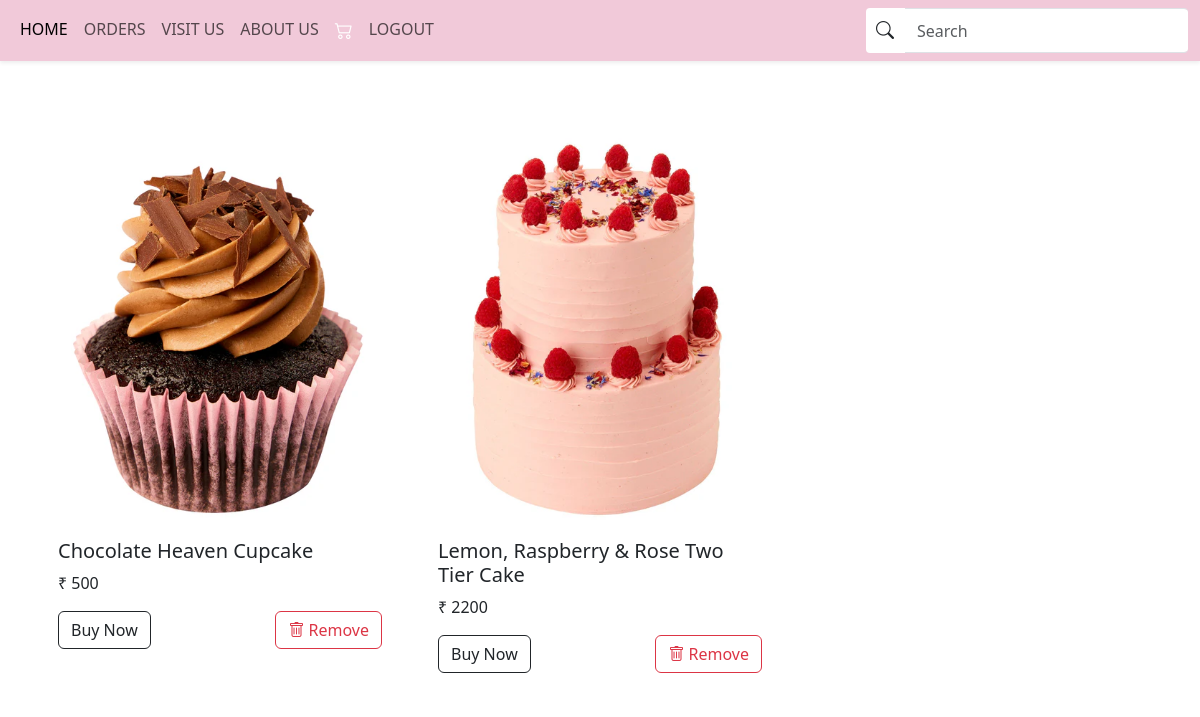
Page /cart_display (signed in) on the earlier database version.
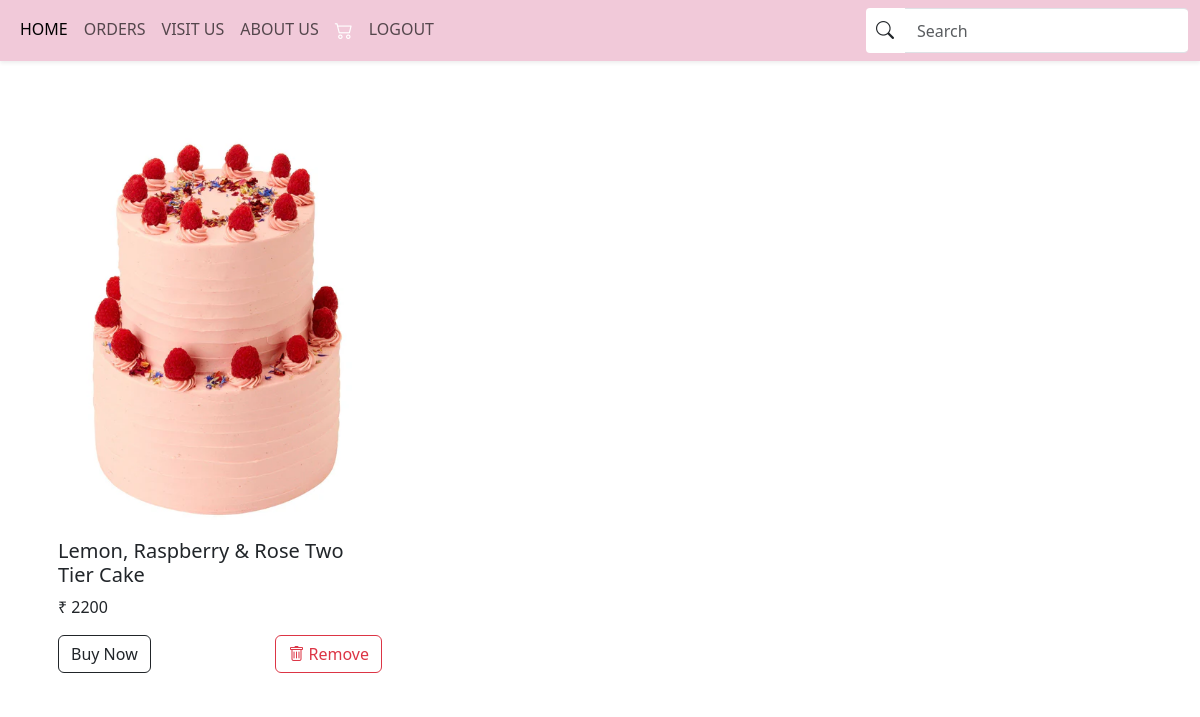
Same page on the later database version.
### app/models.py (models this page shows, shortened)
class Cart(models.Model):
    user=models.ForeignKey(User,on_delete=models.CASCADE)
    cake=models.ForeignKey(Cake,on_delete=models.CASCADE)

class Cake(models.Model):
    name=models.CharField(max_length=100)
    price=models.IntegerField()
    img=models.FileField()
    quantity=models.TextField()
    colour=models.TextField()
    category=models.ForeignKey(Category,on_delete=models.CASCADE)
    description=models.TextField()

### app/views.py (the view)
# urls.py: path('cart_display',views.cart_display),
def cart_display(req):
    user=User.objects.get(username=req.session['user'])
    data=Cart.objects.filter(user=user)
    return render(req,'user/cart_display.html',{'data':data})

### templates/user/cart_display.html (shortened to what this page needs)
<!DOCTYPE html>
<html lang="en">
<head>
    <link rel="stylesheet" href="https://cdn.jsdelivr.net/npm/bootstrap-icons@1.11.3/font/bootstrap-icons.min.css">
    <link href="https://cdn.jsdelivr.net/npm/bootstrap@5.3.3/dist/css/bootstrap.min.css" rel="stylesheet">
</head>
<body>
    <nav class="navbar navbar-expand-sm navbar-light shadow-sm" style="background-color:#f1c9d9 ;" >
        <div class="container-fluid">
            <div class="collapse navbar-collapse" id="navbarNav">
                <ul class="navbar-nav me-auto mb-2 mb-sm-0">
                    <li class="nav-item">
                        <a class="nav-link active" aria-current="page" href="javascript:void(0)">HOME</a>
                    </li>
                    <li class="nav-item">
                      <a class="nav-link" href="user_view_bookings">ORDERS</a>
                    </li>
                    <li class="nav-item">
                        <a class="nav-link" href="">VISIT US</a>
                    </li>
                    <li class="nav-item">
                        <a class="nav-link" href="about_us">ABOUT US</a>
                    </li>
                    <li class="nav-item">
                      <a class="nav-link" href="cart_display">
                        <i style="color:white; font-weight: bolder; font-size: 18px;" class="bi bi-cart2"></i>
                      </a>
                   </li>
                    <li class="nav-item">
                      <a class="nav-link" href="logout">LOGOUT</a>
                  </li>
                </ul>
                <form class="d-flex">
                  <div class="input-group">
                      <button class="btn " type="submit" style="background-color: white;">
                          <i class="bi bi-search"></i>
                      </button>
                      <input class="form-control" type="text" placeholder="Search" aria-label="Search">
                  </div>
              </form>
            </div>
        </div>
    </nav>
    <br><br><br>
    <div class="container">
        <div class="row">
            {% for cart_obj in data %}
            <div class="col-12 col-md-6 col-lg-4 mb-4">
                <div class="card h-100">
                    <img src="{{ cart_obj.cake.img.url }}" class="card-img-top" alt="{{ cart_obj.cake.name }}" style="width: 100%; height: 390px; object-fit: cover;">
                    <div class="card-body">
                        <h5 class="card-title">{{ cart_obj.cake.name }}</h5>
                        <p class="card-text">₹ {{ cart_obj.cake.price }}</p>
                        <div class="d-flex justify-content-between">
                            <a href="../buy_pro/{{ cart_obj.cake.pk }}" class="btn btn-outline-dark">Buy Now</a>
                            <a href="../delete_cart/{{ cart_obj.pk }}" class="btn btn-outline-danger">
                                <i class="bi bi-trash"></i> Remove
                            </a>
                        </div>
                    </div>
                </div>
            </div>
            {% endfor %}
        </div>
    </div>
</body>
</html>

Differences in the rows shown:
removed Cart: cake.img (picture), cake.name "Chocolate Heaven Cupcake", cake.price "500"
